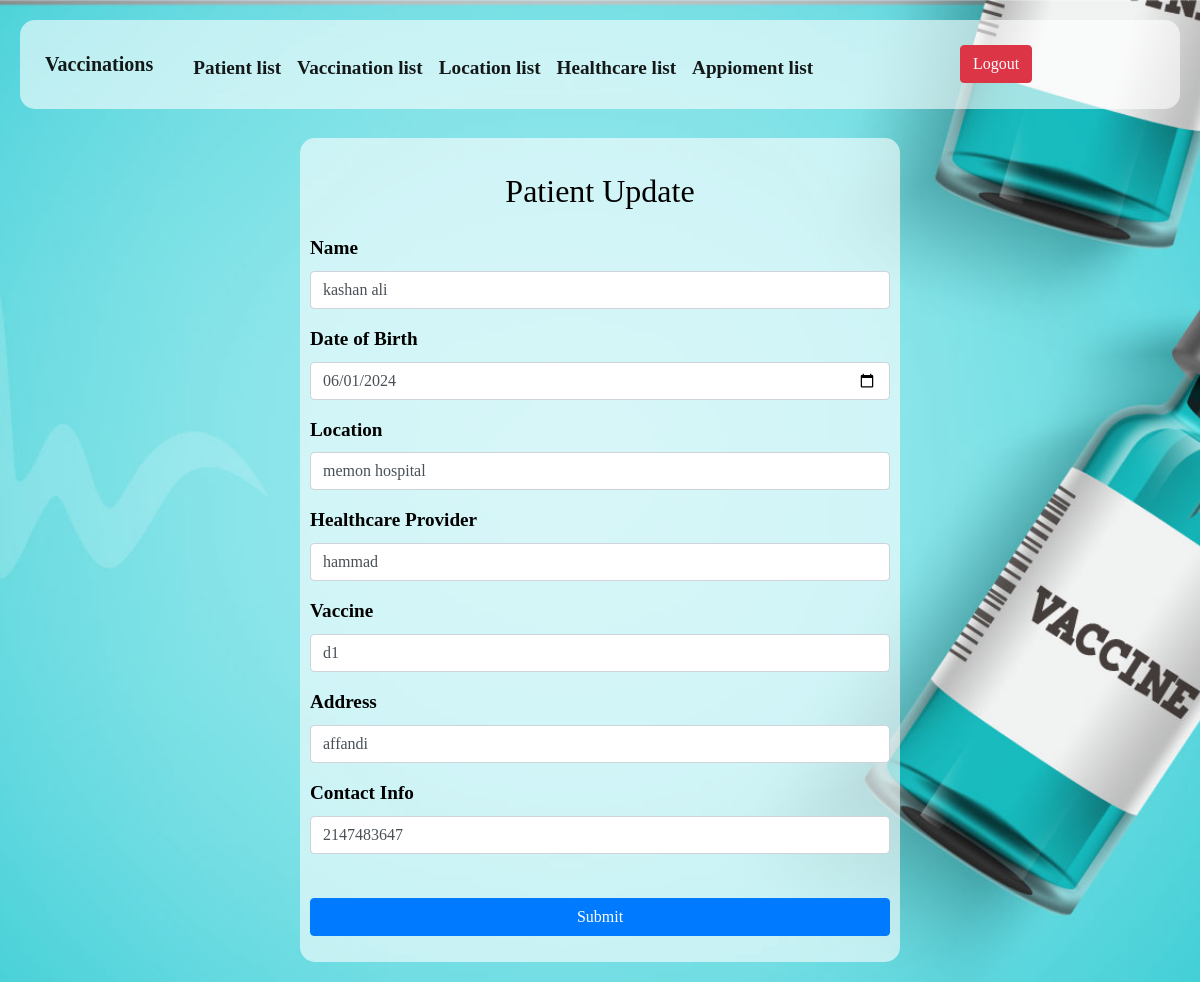
The page /patient/edit_patient.php?id=4 on the database its author committed.
### tables this page shows
CREATE TABLE `patient` (
  `patient_id` int(11) NOT NULL,
  `name` varchar(50) DEFAULT NULL,
  `dob` date DEFAULT NULL,
  `location_id` int(11) DEFAULT NULL,
  `healthcare_provider_id` int(11) DEFAULT NULL,
  `vaccine_id` int(11) DEFAULT NULL,
  `address` varchar(50) DEFAULT NULL,
  `contact_info` int(11) DEFAULT NULL
);

CREATE TABLE `location` (
  `location_id` int(11) NOT NULL,
  `name` varchar(50) DEFAULT NULL,
  `address` varchar(50) DEFAULT NULL,
  `contact_info` int(11) DEFAULT NULL
);

CREATE TABLE `healthcare_provider` (
  `healthcare_provider_id` int(11) NOT NULL,
  `name` varchar(50) DEFAULT NULL,
  `specialization` varchar(255) DEFAULT NULL,
  `contact_info` int(11) DEFAULT NULL
);

CREATE TABLE `vaccine` (
  `vaccine_id` int(11) NOT NULL,
  `name` varchar(50) DEFAULT NULL,
  `manufacture` date DEFAULT NULL,
  `expiry_date` date DEFAULT NULL,
  `quantity` int(11) DEFAULT NULL
);

### patient/edit_patient.php (the view, shortened to what this page needs)
<!DOCTYPE html>
<html lang="en">
<head>
    <link href="https://cdn.jsdelivr.net/npm/bootstrap@5.3.2/dist/css/bootstrap.min.css" rel="stylesheet">
    <link rel="stylesheet" href="https://cdn.jsdelivr.net/npm/sweetalert2@10">
</head>
<body>
    <?php
    include "connect.php";
    $id = $_GET['id'] ?? '';
    $query = "SELECT * FROM patient WHERE patient_id = '$id'";
    $run = mysqli_query($conn, $query);
    $data = mysqli_fetch_array($run);
    ?>
    <?php
include "nav.php"
?>
<br>
    <form action="" method="POST" class="glass">
        <h2 class="mt-4 mb-4 text-center">Patient Update</h2>
        <div class="form-group">
            <label for="name">Name</label>
            <input type="text" class="form-control" required name="name" value="<?php echo $data['name']; ?>">
        </div>
        <div class="form-group">
            <label for="dob">Date of Birth</label>
            <input type="date" class="form-control" required name="dob" value="<?php echo $data['dob']; ?>">
        </div>
        <div class="form-group">
            <label for="location">Location</label>
            <select class="form-control" id="location" name="location_id" required>
                <?php
                include "connect.php";
                $sql = "SELECT location_id, name FROM location";
                $result = mysqli_query($conn, $sql);
                while ($row = mysqli_fetch_assoc($result)) {
                    echo "<option value='".$row['location_id']."' ".($data['location_id'] == $row['location_id'] ? 'selected' : '').">".$row['name']."</option>";
                }
                ?>
            </select>
        </div>
        <div class="form-group">
            <label for="healthcare_provider">Healthcare Provider</label>
            <select class="form-control" id="healthcare_provider" name="healthcare_provider_id" required>
                <?php
                include "connect.php";
                $sql = "SELECT healthcare_provider_id, name FROM healthcare_provider";
                $result = mysqli_query($conn, $sql);
                while ($row = mysqli_fetch_assoc($result)) {
                    echo "<option value='".$row['healthcare_provider_id']."' ".($data['healthcare_provider_id'] == $row['healthcare_provider_id'] ? 'selected' : '').">".$row['name']."</option>";
                }
                ?>
            </select>
        </div>
        <div class="form-group">
            <label for="vaccine">Vaccine</label>
            <select class="form-control" id="vaccine" name="vaccine_id" required>
                <?php
                include "connect.php";
                $sql = "SELECT vaccine_id, name FROM vaccine";
                $result = mysqli_query($conn, $sql);
                while ($row = mysqli_fetch_assoc($result)) {
                    echo "<option value='".$row['vaccine_id']."' ".($data['vaccine_id'] == $row['vaccine_id'] ? 'selected' : '').">".$row['name']."</option>";
                }
                ?>
            </select>
        </div>
        <div class="form-group">
            <label for="address">Address</label><br>
            <input type="text" class="form-control" required name="address" value="<?php echo $data['address']; ?>">
        </div>
        <div class="form-group">
            <label for="contact_info">Contact Info</label><br>
            <input type="text" class="form-control" required name="contact_info" value="<?php echo $data['contact_info']; ?>">
        </div>
        <br>
        <div class="mb-3">
            <input type="submit" class="btn btn-primary" name="SubmitBtn" style="width:100%;" value="Submit">
        </div>
    </form>
</body>
</html>

### patient/edit_patient.php (style rules this page uses)
body { padding: 20px; }
body { background: url(../Imges/2.jpg)no-repeat; background-size: cover; -webkit-background-size: cover; -moz-background-size: cover; -o-background-size: cover; -ms-background-size: cover; background-attachment: fixed; background-position: center; font-family: sans-serif; height: �100vh; }
.glass { background-color: rgba(255, 255, 255, 0.6); color: black; border-radius: 15px; padding: 10px; }
form { max-width: 600px; margin: auto; }

### patient/nav.php (style rules this page uses)
body { font-family: ' : Arial, sans-serif;'; font-size: larger; font-weight: bold; }
.glass { background-color: rgba(255, 255, 255, 0.6); color: black; border-radius: 15px; padding: 10px; }

### rows shown on the page
patient: name "kashan ali", dob "06/01/2024", location_id "memon hospital", healthcare_provider_id "hammad", vaccine_id "d1", address "affandi", contact_info "2147483647"
